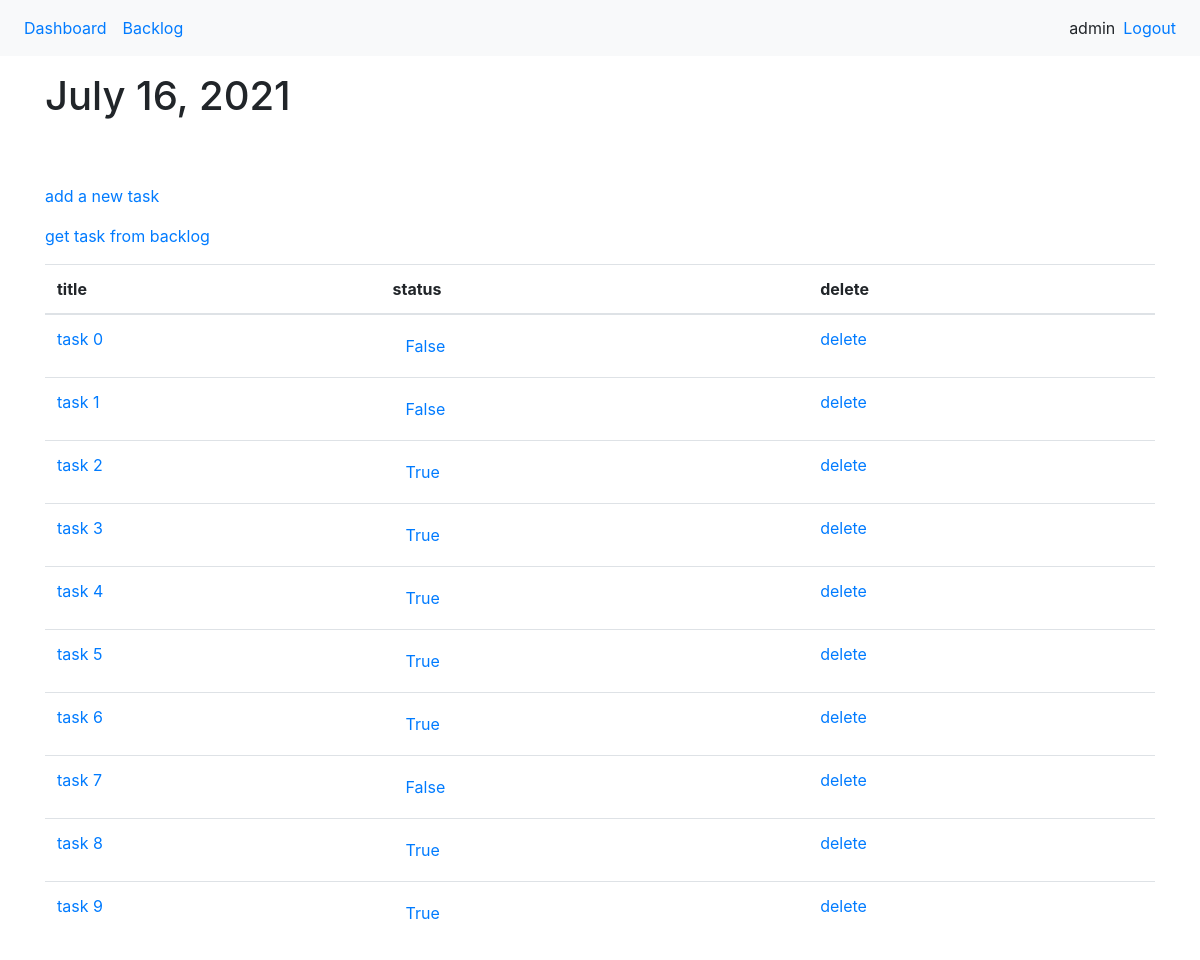
/task-list/2103/ (signed in), run on an earlier commit of the app's database.
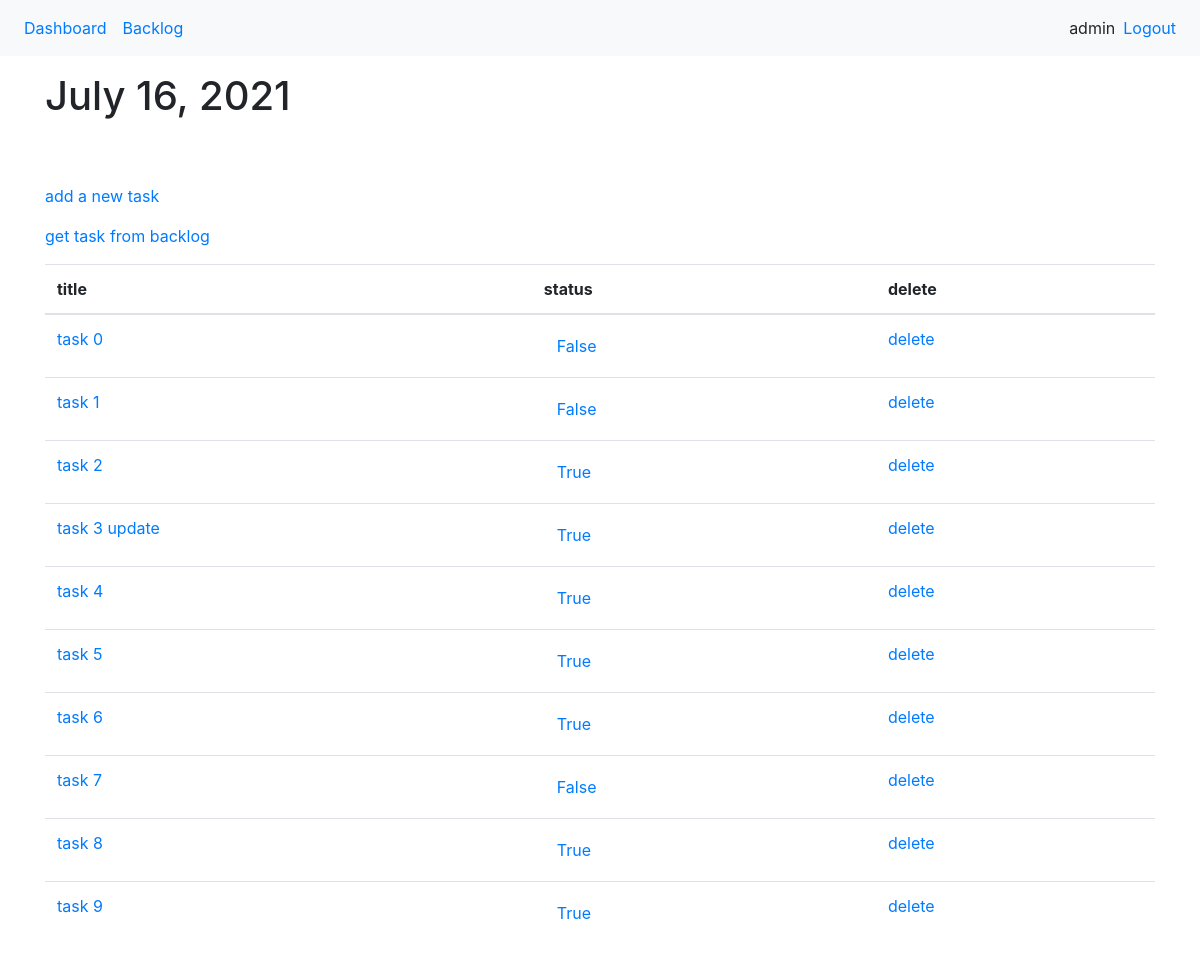
And on a later commit of the database.
### tasks/models.py (models this page shows, shortened)
class Task(models.Model):
    user = models.ForeignKey(User, on_delete=models.CASCADE)
    title = models.CharField(max_length=200)
    description = models.TextField(null=True, blank=True)
    comment = models.TextField(null=True, blank=True)
    status = models.BooleanField(default=False)
    created_at = models.DateTimeField(auto_now_add=True)
    difficulty = models.IntegerField(default=1)
    moved_number = models.IntegerField(default=0)
    modified_at = models.DateTimeField(auto_now=True)
    deadline = models.DateField(default=timezone.now)
    task_list = models.ForeignKey(List, on_delete=models.CASCADE, related_name='tasks', null=True, blank=True)
    class Meta:
        ordering = ['deadline']

### tasks/views.py (the view)
# urls.py: path('<int:list_id>/', TasksView.as_view(), name='tasks'),
class TasksView(LoginRequiredMixin, ListView):
    model = Task
    context_object_name = 'tasks'
    def get_context_data(self, **kwargs):
        context = super().get_context_data(**kwargs)
        context['tasks'] = context['tasks'].filter(task_list=self.kwargs.get('list_id'))
        context['list'] = List.objects.filter(id=self.kwargs.get('list_id')).first()
        return context

### tasks/templates/tasks/task_list.html (shortened to what this page needs)
{% extends 'base.html' %}
{% block content %}
    <h1>{{ list.date }}</h1>
    <div class="mt-5">
        <div class="list-group">
            <a class="mt-3" href="{% url 'task-create' %}?list_id={{ list.id }}&next={{ request.path|urlencode }}">add a new task</a>
            <a class="mt-3" href="{% url 'task-actual' list.id %}">get task from backlog</a>
        </div>
        <table class="table table-hover mt-3">
            <thead>
                <tr>
                    <th>title</th>
                    <th>status</th>
                    <th>delete</th>
                </tr>
            </thead>
            <tbody>
                {% for task in tasks %}
                    <tr>
                        <td>
                            <a href="{% url 'task-update' task.id %}">{{ task.title }}</a>
                        </td>
                        <td>
                            <form action="{% url "task-done" task.id %}" method="POST">
                                <input type="submit" class="btn btn-link" value="{{ task.status }}">
                            </form>
                        </td>
                        <td>
                            <a href="{% url 'task-delete' task.id%}?next={{ request.path|urlencode }}">delete</a> </s>
                        </td>
                    </tr>
                {% endfor %}
            </tbody>
        </table>
    </div>
{% endblock content %}

What changed in the data, as far as the page shows it:
changed Task: title "task 3" → "task 3 update"
